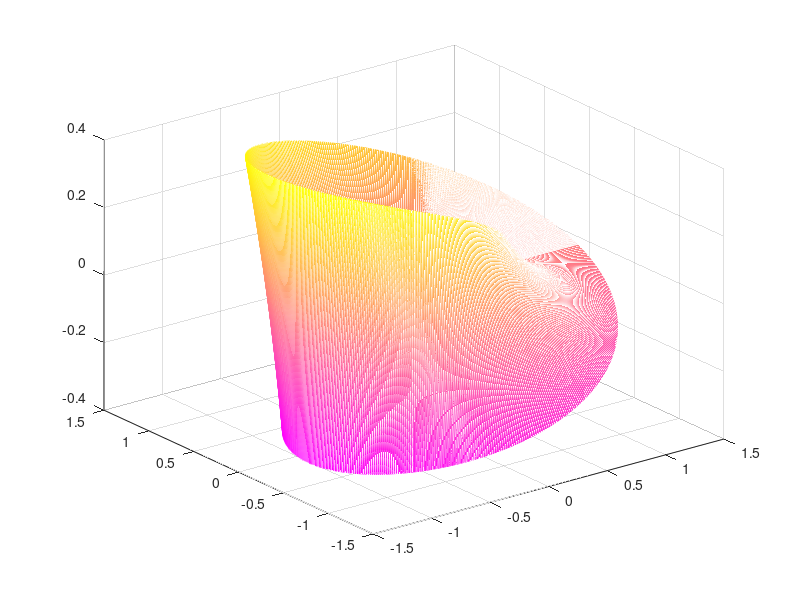

This figure's MATLAB source:
u=linspace(0,2*pi,500);
v=linspace(-0.4,0.4,500);

[U,V]=meshgrid(u,v);

x=cos(U)+V.*cos(U/2).*cos(U);
y=sin(U)+V.*cos(U/2).*sin(U);
z=V.*sin(U/2);

colormap spring
axis equal
mesh(x,y,z)
